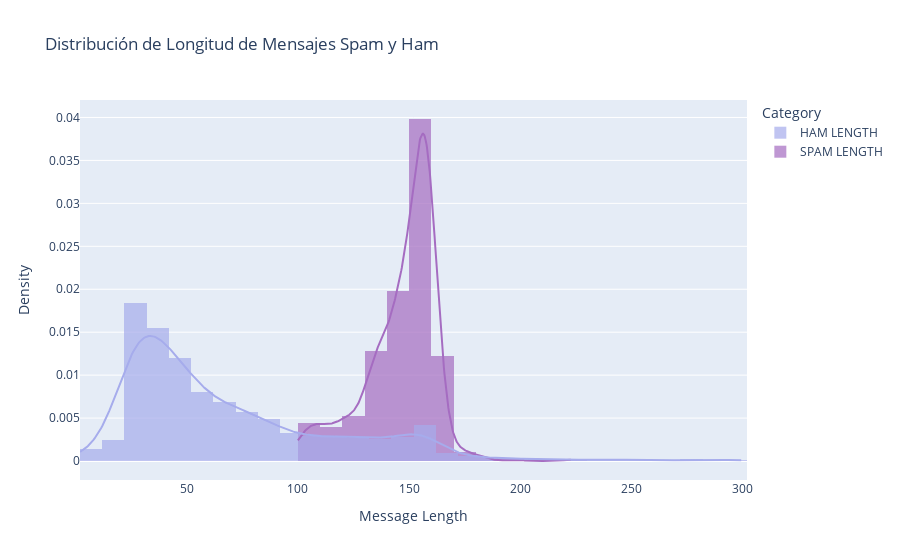

The notebook cell this image was saved under:
### Code cell
spam_lengths = spam[spam["TYPE"] == "spam"].query("MSG_LEN>=100 and MSG_LEN<=300")["MSG_LEN"]
ham_lengths = spam[spam["TYPE"] == "ham"].query("MSG_LEN<=300")["MSG_LEN"]
labels = ['SPAM LENGTH', 'HAM LENGTH']
colors = ['#A56CC1', '#A6ACEC']

# Crear los datos para las distribuciones
fig = ff.create_distplot(
    [spam_lengths, 
    ham_lengths],  # Listas de valores
    group_labels=labels,
    colors=colors,  
    bin_size=10,
    show_rug=False
)

# Configuración adicional del diseño
fig.update_layout(
    title_text="Distribución de Longitud de Mensajes Spam y Ham",
    xaxis_title="Message Length",
    yaxis_title="Density",
    legend_title="Category"
)

fig.show()

### Figure 1 — Plotly figure (JSON) as saved in the notebook; plotly's stock layout.template omitted (floating-point values rounded to 4 significant figures; data arrays with more than 128 entries replaced by an {"elided": "..."} marker saying what was removed)
{"data": [{"autobinx": false, "histnorm": "probability density", "legendgroup": "SPAM LENGTH", "marker": {"color": "#A56CC1"}, "name": "SPAM LENGTH", "opacity": 0.7, "type": "histogram", "x": {"elided": "673 int values"}, "xaxis": "x", "xbins": {"end": 223, "size": 10, "start": 100}, "yaxis": "y"}, {"autobinx": false, "histnorm": "probability density", "legendgroup": "HAM LENGTH", "marker": {"color": "#A6ACEC"}, "name": "HAM LENGTH", "opacity": 0.7, "type": "histogram", "x": {"elided": "4784 int values"}, "xaxis": "x", "xbins": {"end": 300, "size": 10, "start": 2}, "yaxis": "y"}, {"legendgroup": "SPAM LENGTH", "marker": {"color": "#A56CC1"}, "mode": "lines", "name": "SPAM LENGTH", "showlegend": false, "type": "scatter", "x": {"elided": "500 float values"}, "xaxis": "x", "y": {"elided": "500 float values"}, "yaxis": "y"}, {"legendgroup": "HAM LENGTH", "marker": {"color": "#A6ACEC"}, "mode": "lines", "name": "HAM LENGTH", "showlegend": false, "type": "scatter", "x": {"elided": "500 float values"}, "xaxis": "x", "y": {"elided": "500 float values"}, "yaxis": "y"}], "layout": {"barmode": "overlay", "hovermode": "closest", "legend": {"title": {"text": "Category"}, "traceorder": "reversed"}, "title": {"text": "Distribución de Longitud de Mensajes Spam y Ham"}, "xaxis": {"anchor": "y2", "domain": [0, 1], "title": {"text": "Message Length"}, "zeroline": false}, "yaxis": {"anchor": "free", "domain": [0, 1], "position": 0, "title": {"text": "Density"}}}}
